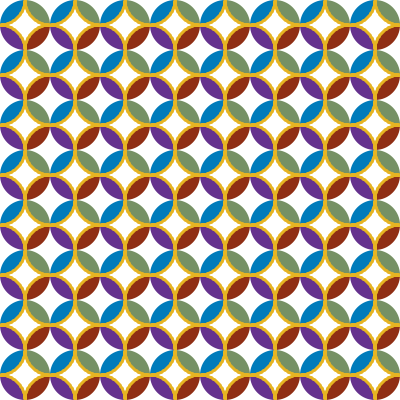
Frame 1 (no input)
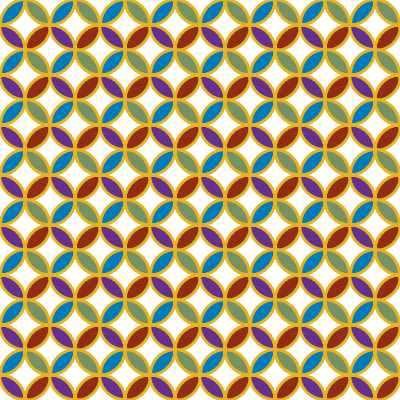
Frame 2 (the mouse pressed at the canvas centre, redrawn once)

The Processing sketch that drew these frames (run headless with seeded random() and noise(); the mouse was pressed at the canvas centre and the sketch redrawn once):

// Processing sketch: sketch_130206
// ── sketch_130206.pde
/*
  author:chimanaco
 
  inspired:
  
  着物買取実績―着物買取らぐたいむ 
  http://www.kimonokaitori.jp/item_cur_201007.html
  
  Traditional Japanese Color Names
  http://www.colordic.org/w/
 
 */
 
int col = 16;  // tate
float radius;  // radius width
int sWeight = 3;  // stroke weight

color c1 = color(143, 46, 20);  // 弁柄色;
color c2 = color(0, 123, 187);  // 紺碧;
color c3 = color(101, 49, 142);  // 本紫
color c4 = color(118, 145, 100); /// 老竹色
color bgColor = color(255, 255, 255); // 白
color starColor = color(255, 255, 255); // 白
color borderColor = color(230, 180, 34); // 金色

/*
  setup cp5
 */
void setup() {
  size(400, 400);
  colorMode(RGB, 255, 255, 255);
  noStroke();
  
  noLoop();
}

/*
  loop
 */
void draw() {
  // bg
  background(bgColor);
  
  // radius
  radius = width / col;

  // draw circle pattern
  for (int i = 0; i < width; i += radius) {
    for (int j = 0; j < height; j += radius) {
      pushMatrix();
      translate(i * 2, j * 2);
      copyPattern(i + radius / 2, j + radius /2);
      popMatrix();
    }
  }

  // draw star pattern in circle
  stroke(borderColor);
  strokeWeight(sWeight);
  fill(starColor);

  for (int i = 0; i < width; i += radius) {
    for (int j = 0; j < height; j += radius) {
      pushMatrix();
      translate(i * 2, j * 2);
      drawStar(radius);
      popMatrix();
    }
  }
}

/*
  draw Star in circle
 */
void drawStar(float radius) {
  int step = 60;  // smoothness
  float f;

  beginShape(POLYGON);  

  // left top
  f = 0.0;
  while (f < HALF_PI) {
    vertex(cos(f) * radius, sin(f) * radius);
    f += PI/step;
  }

  // left bottom  
  f = HALF_PI;
  while (f > 0) {
    vertex(cos(f) * radius, radius * 2 - sin(f) * radius);
    f -= PI/step;
  }

  // right bottom
  f = 0.0;
  while (f < HALF_PI) {
    vertex(radius * 2 - cos(f) * radius, radius * 2 - sin(f) * radius);
    f += PI/step;
  }

  // right top
  f = HALF_PI;
  while (f > 0) {
    vertex(radius * 2 - cos(f)* radius, sin(f)*radius);
    f -= PI/step;
  }
  endShape();
}

/*
  copy pattern by matrix
 */
void copyPattern(float xPos, float yPos) {  
  // right bottom
  fill(c1);
  drawPattern(xPos, yPos);
  
  // left top
  fill(c2);
  pushMatrix();
  rotate(PI);
  drawPattern(xPos, yPos); 
  popMatrix();

  // right top
  fill(c3);
  pushMatrix();
  rotate(PI/2);
  drawPattern(xPos, yPos); 
  popMatrix();

  // left bottom
  fill(c4);
  pushMatrix();
  rotate(PI / -2);
  drawPattern(xPos, yPos); 
  popMatrix();
}

/*
  draw PI circle
 */
void drawPattern(float xPos, float yPos) {
  pushMatrix();
  translate(radius, radius);
  arc(0, 0, radius * 2, radius * 2, 0, HALF_PI);
  popMatrix();
}
